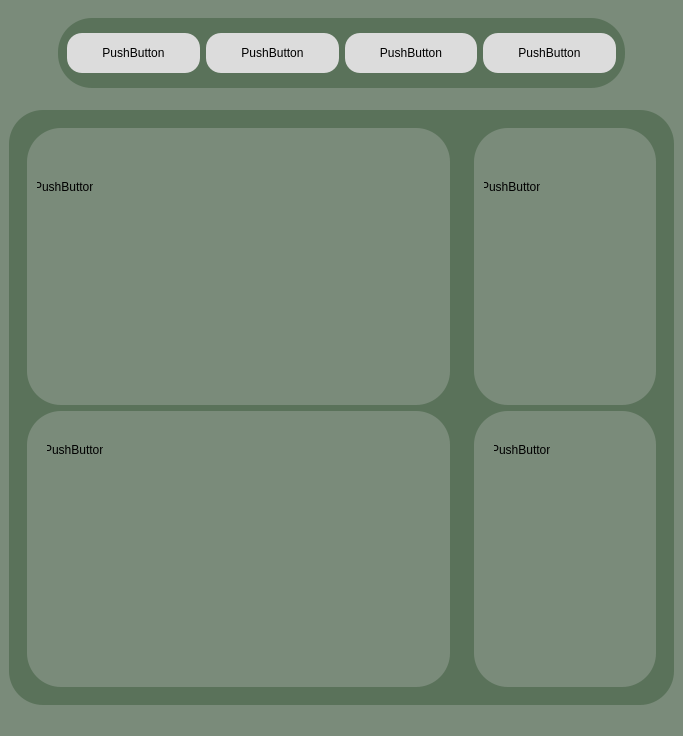
<?xml version="1.0" encoding="UTF-8"?>
<ui version="4.0">
 <class>MainWindow</class>
 <widget class="QMainWindow" name="MainWindow">
  <property name="geometry">
   <rect>
    <x>0</x>
    <y>0</y>
    <width>683</width>
    <height>736</height>
   </rect>
  </property>
  <property name="windowTitle">
   <string>MainWindow</string>
  </property>
  <property name="styleSheet">
   <string notr="true">background-color: rgb(122, 139, 122);</string>
  </property>
  <widget class="QWidget" name="centralwidget">
   <layout class="QVBoxLayout" name="verticalLayout">
    <item>
     <widget class="QWidget" name="widget_3" native="true">
      <property name="minimumSize">
       <size>
        <width>600</width>
        <height>80</height>
       </size>
      </property>
      <property name="maximumSize">
       <size>
        <width>16777215</width>
        <height>80</height>
       </size>
      </property>
      <layout class="QHBoxLayout" name="horizontalLayout_2">
       <item>
        <spacer name="horizontalSpacer">
         <property name="orientation">
          <enum>Qt::Horizontal</enum>
         </property>
         <property name="sizeType">
          <enum>QSizePolicy::Maximum</enum>
         </property>
         <property name="sizeHint" stdset="0">
          <size>
           <width>40</width>
           <height>20</height>
          </size>
         </property>
        </spacer>
       </item>
       <item>
        <widget class="QWidget" name="widget" native="true">
         <property name="minimumSize">
          <size>
           <width>500</width>
           <height>70</height>
          </size>
         </property>
         <property name="styleSheet">
          <string notr="true">QWidget{
background-color: rgb(90, 114, 90);
border-radius: 34px
}
QPushButton{
background-color: rgb(220, 220, 220);
border-radius: 15px
}
QPushButton:hover{
background-color: rgb(255, 255, 255);
}
QPushButton:pressed{
background-color: rgb(128, 128, 128);
}</string>
         </property>
         <layout class="QHBoxLayout" name="horizontalLayout">
          <item>
           <widget class="QPushButton" name="pushButton">
            <property name="minimumSize">
             <size>
              <width>0</width>
              <height>40</height>
             </size>
            </property>
            <property name="text">
             <string>PushButton</string>
            </property>
           </widget>
          </item>
          <item>
           <widget class="QPushButton" name="pushButton_2">
            <property name="minimumSize">
             <size>
              <width>0</width>
              <height>40</height>
             </size>
            </property>
            <property name="text">
             <string>PushButton</string>
            </property>
           </widget>
          </item>
          <item>
           <widget class="QPushButton" name="pushButton_3">
            <property name="minimumSize">
             <size>
              <width>0</width>
              <height>40</height>
             </size>
            </property>
            <property name="text">
             <string>PushButton</string>
            </property>
           </widget>
          </item>
          <item>
           <widget class="QPushButton" name="pushButton_4">
            <property name="minimumSize">
             <size>
              <width>0</width>
              <height>40</height>
             </size>
            </property>
            <property name="text">
             <string>PushButton</string>
            </property>
           </widget>
          </item>
         </layout>
        </widget>
       </item>
       <item>
        <spacer name="horizontalSpacer_2">
         <property name="orientation">
          <enum>Qt::Horizontal</enum>
         </property>
         <property name="sizeType">
          <enum>QSizePolicy::Maximum</enum>
         </property>
         <property name="sizeHint" stdset="0">
          <size>
           <width>40</width>
           <height>20</height>
          </size>
         </property>
        </spacer>
       </item>
      </layout>
     </widget>
    </item>
    <item>
     <spacer name="verticalSpacer">
      <property name="orientation">
       <enum>Qt::Vertical</enum>
      </property>
      <property name="sizeType">
       <enum>QSizePolicy::Maximum</enum>
      </property>
      <property name="sizeHint" stdset="0">
       <size>
        <width>20</width>
        <height>15</height>
       </size>
      </property>
     </spacer>
    </item>
    <item>
     <widget class="QWidget" name="widget_2" native="true">
      <property name="minimumSize">
       <size>
        <width>400</width>
        <height>500</height>
       </size>
      </property>
      <property name="maximumSize">
       <size>
        <width>16777215</width>
        <height>16777215</height>
       </size>
      </property>
      <property name="styleSheet">
       <string notr="true">background-color: rgb(90, 114, 90);
border-radius: 34px
</string>
      </property>
      <layout class="QHBoxLayout" name="horizontalLayout_3">
       <item>
        <widget class="QWidget" name="widget_4" native="true">
         <property name="minimumSize">
          <size>
           <width>300</width>
           <height>400</height>
          </size>
         </property>
         <property name="maximumSize">
          <size>
           <width>16777215</width>
           <height>600</height>
          </size>
         </property>
         <layout class="QVBoxLayout" name="verticalLayout_2">
          <item>
           <widget class="QWidget" name="widget_6" native="true">
            <property name="styleSheet">
             <string notr="true">background-color: rgb(122, 139, 122);</string>
            </property>
            <widget class="QPushButton" name="pushButton_5">
             <property name="geometry">
              <rect>
               <x>10</x>
               <y>50</y>
               <width>56</width>
               <height>17</height>
              </rect>
             </property>
             <property name="text">
              <string>PushButton</string>
             </property>
            </widget>
           </widget>
          </item>
          <item>
           <widget class="QWidget" name="widget_7" native="true">
            <property name="styleSheet">
             <string notr="true">background-color: rgb(122, 139, 122);</string>
            </property>
            <widget class="QPushButton" name="pushButton_6">
             <property name="geometry">
              <rect>
               <x>20</x>
               <y>30</y>
               <width>56</width>
               <height>17</height>
              </rect>
             </property>
             <property name="text">
              <string>PushButton</string>
             </property>
            </widget>
           </widget>
          </item>
         </layout>
        </widget>
       </item>
       <item>
        <widget class="QWidget" name="widget_5" native="true">
         <property name="minimumSize">
          <size>
           <width>150</width>
           <height>400</height>
          </size>
         </property>
         <property name="maximumSize">
          <size>
           <width>200</width>
           <height>16777215</height>
          </size>
         </property>
         <layout class="QVBoxLayout" name="verticalLayout_3">
          <item>
           <widget class="QWidget" name="widget_8" native="true">
            <property name="styleSheet">
             <string notr="true">background-color: rgb(122, 139, 122);</string>
            </property>
            <widget class="QPushButton" name="pushButton_7">
             <property name="geometry">
              <rect>
               <x>10</x>
               <y>50</y>
               <width>56</width>
               <height>17</height>
              </rect>
             </property>
             <property name="text">
              <string>PushButton</string>
             </property>
            </widget>
           </widget>
          </item>
          <item>
           <widget class="QWidget" name="widget_9" native="true">
            <property name="styleSheet">
             <string notr="true">background-color: rgb(122, 139, 122);</string>
            </property>
            <widget class="QPushButton" name="pushButton_8">
             <property name="geometry">
              <rect>
               <x>20</x>
               <y>30</y>
               <width>56</width>
               <height>17</height>
              </rect>
             </property>
             <property name="text">
              <string>PushButton</string>
             </property>
            </widget>
           </widget>
          </item>
         </layout>
        </widget>
       </item>
      </layout>
     </widget>
    </item>
   </layout>
  </widget>
  <widget class="QMenuBar" name="menubar">
   <property name="geometry">
    <rect>
     <x>0</x>
     <y>0</y>
     <width>683</width>
     <height>18</height>
    </rect>
   </property>
  </widget>
  <widget class="QStatusBar" name="statusbar"/>
 </widget>
 <resources/>
 <connections/>
</ui>
